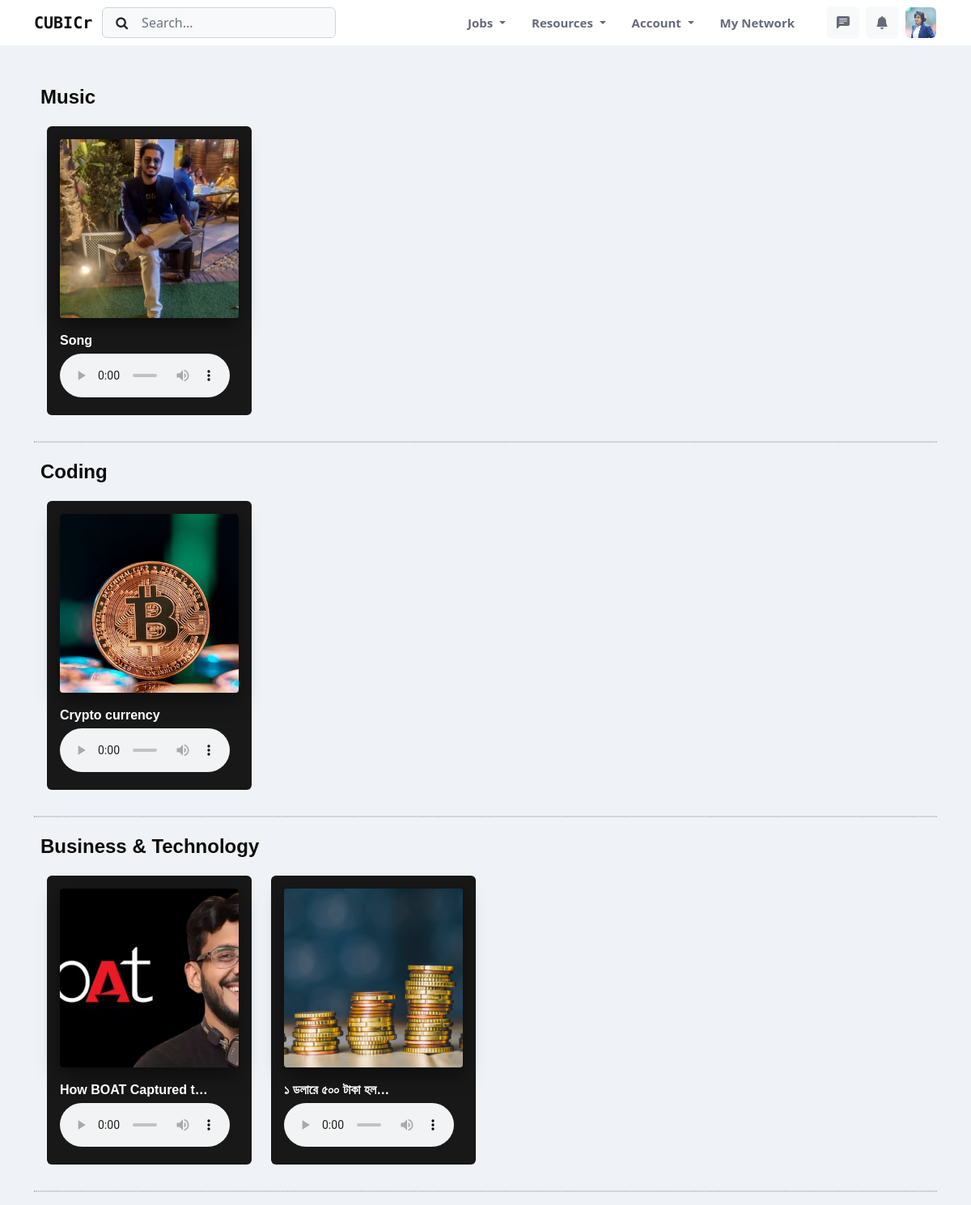
Page /content/pod-showcase/ (signed in) on the committed database.
### App_auth/models.py (models this page shows, shortened)
class CustomUser(AbstractBaseUser, PermissionsMixin):
    email = models.EmailField(unique=True, null=False)
    is_staff = models.BooleanField(gettext_lazy('staff status'), default=False,
                                   help_text=gettext_lazy('Designates whether the user can log in this site'))
    is_active = models.BooleanField(
        gettext_lazy('active'),
        default=True,
        help_text=gettext_lazy('Designates whether this user should be treated as active')
    )
    USERNAME_FIELD = 'email'
    objects = MyUserManager()

class Profile_main(models.Model):
    user = models.OneToOneField(CustomUser, on_delete=models.CASCADE, related_name='user_main_profile')
    career_objective = models.TextField(default="Opportunities don't happen, You create them. ")
    fullName = models.CharField(max_length=100)
    phone_number = models.CharField(validators=[phone_regex], max_length=14)
    ID_card = models.ImageField(upload_to='id_card/')
    profile_picture = models.ImageField(upload_to='user_profile_picture/')
    Date_of_Birth = models.DateField(default='2000-01-01')
    gender = models.CharField(choices=gender, max_length=10)
    house_no = models.CharField(max_length=10)
    area = models.CharField(max_length=100)
    city = models.CharField(max_length=100)
    zipcode = models.PositiveIntegerField(default=1200)

### App_content/models.py (models this page shows)
class PodcastModel(models.Model):
    host = models.ForeignKey(CustomUser, on_delete=models.CASCADE, related_name='podcast_creator')
    title = models.CharField(max_length=800)
    description = models.TextField(blank=True, null=True)
    cover_image = models.ImageField(upload_to='podcast_images', blank=True, null=True)
    audio_file = models.FileField(upload_to='music/', blank=False, null=False)
    categories = models.CharField(max_length=30, blank=True, null=True, choices=podcastCategories)
    created_on = models.DateTimeField(auto_now_add=True)
    update_date = models.DateTimeField(auto_now=True)
    status = models.BooleanField(default=True)
    class Meta:
        ordering = ['-created_on']

### App_content/views.py (the view)
# urls.py: path('pod-showcase/', views.podcast_listview, name='pod-showcase'),
@login_required
def podcast_listview(request):
    pod_list = PodcastModel.objects.filter(status=True)
    categorical_podcast = {'Stories': [], 'Education': [], 'Music': [], 'Coding': [], 'Science': [], 'Motivation': [],
                           'Life & Goal': [], 'Business & Technology': [], 'Art & Culture': [], 'Health & Sports': []}
    for i in pod_list:
        categorical_podcast[i.categories].append(i)
    for i in categorical_podcast:
        for j in categorical_podcast[i]:
            print(j)
    content = {
        'categorical_podcast': zip(categorical_podcast.keys(), categorical_podcast.values()),
    }
    return render(request, 'App_content/podcast_listview.html', context=content)

### templates/App_content/podcast_listview.html (shortened to what this page needs)
{% extends 'Navbar.html' %}
{% block main %}
    <div class="container podcast-container">
        {% for category, podcast in categorical_podcast %}
            {% if podcast %}
                <h2 class="podcast-category-header p-2">{{ category }}</h2>
                <div class="row p-3">
                    {% for pod in podcast %}
                        <div class="col-md-3">
                            <div class="LunqxlFIupJw_Dkx6mNx">
                                <div draggable="true" class="XiVwj5uoqqSFpS4cYOC6">
                                    <div class="xBV4XgMq0gC5lQICFWY_">
                                        <div class="g4PZpjkqEh5g7xDpCr2K">
                                            <div class="">
                                                <img aria-hidden="false" draggable="false" loading="lazy"
                                                     src="{{ pod.cover_image.url }}"
                                                     data-testid="card-image" alt=""
                                                     class="mMx2LUixlnN_Fu45JpFB SKJSok3LfyedjZjujmFt">
                                            </div>
                                        </div>
                                    </div>
                                    <div class="E1N1ByPFWo4AJLHovIBQ">
                                        <a draggable="false" title="{{ pod.title }}" class="Nqa6Cw3RkDMV8QnYreTr"
                                           dir="auto"
                                           href="/genre/0JQ5DAqbMKFHv2c1dK1Jdi">
                                            <div class="Type__TypeElement-goli3j-0 kgUbfh nk6UgB4GUYNoAcPtAQaG">
                                                {{ pod.title|truncatechars:20 }}
                                            </div>
                                            <div class="audio-play">
                                                <audio controls>
                                                    <source src="{{ pod.audio_file.url }}" type="audio/mpeg">
                                                </audio>
                                            </div>
                                        </a>
                                    </div>
                                </div>
                            </div>
                        </div>
                    {% endfor %}
                </div>
                <hr style="border: 1px dotted #0a0c0e">
            {% endif %}
        {% endfor %}
    </div>
{% endblock %}

### templates/Navbar.html (shortened to what this page needs)
{% load static %}
<!doctype html>
<html lang="en">
<head>
    <link href="https://cdn.jsdelivr.net/npm/bootstrap@5.2.0/dist/css/bootstrap.min.css" rel="stylesheet"
>
    <link rel="stylesheet" href="https://cdn.jsdelivr.net/npm/bootstrap-icons@1.9.1/font/bootstrap-icons.css">
    <link rel="stylesheet" href="https://cdnjs.cloudflare.com/ajax/libs/font-awesome/4.7.0/css/font-awesome.min.css">
    <link rel="stylesheet" href="{% static 'css/Home/style.css' %}">
</head>
<body>
<header class="navbar-light fixed-top header-static bg-mode">
    <nav class="navbar navbar-expand-lg bg-white">
        <div class="container">
            <a class="navbar-brand" href="{% url 'home' %}"
               style="font-family: 'Monoton', cursive; color: #0a0c0e; font-weight: bold">
                CUBICr
            </a>
            <div class="collapse navbar-collapse" id="navbarSupportedContent">
                <form class="d-flex" role="search">
                    <button class="btn search-submit-btn" type="submit">
                        <i class="fa fa-search"></i>
                    </button>
                    <input class="form-control ps-5 bg-light" type="search" placeholder="Search..." aria-label="Search">
                </form>
                <ul class="navbar-nav ms-auto mb-2 mb-lg-0" id="nav-ul-1">
                    <li class="nav-item dropdown">
                        <a class="nav-link dropdown-toggle" href="#" role="button" data-bs-toggle="dropdown"
                           aria-expanded="false">
                            Jobs
                        </a>
                    </li>
                    <li class="nav-item dropdown">
                        <a class="nav-link dropdown-toggle" href="#" role="button" data-bs-toggle="dropdown"
                           aria-expanded="false">
                            Resources
                        </a>
                    </li>
                    <li class="nav-item dropdown">
                        <a class="nav-link dropdown-toggle" href="#" role="button" data-bs-toggle="dropdown"
                           aria-expanded="false">
                            Account
                        </a>
                    </li>
                    <li class="nav-item">
                        <a class="nav-link" href="{% url 'App_content:my-network-view' %}">My Network</a>
                    </li>
                </ul>
                <ul class="nav flex-nowrap align-items-center ms-sm-3 list-unstyled" id="nav-ul-2">
                    <li class="nav-item ms-2">
                        <a class="nav-link icon-md btn btn-light p-0" href="{% url 'App_chat:my-chat-groups' %}">
                            <i class="bi bi-chat-left-text-fill fs-6"> </i>
                        </a>
                    </li>
                    <li class="nav-item dropdown ms-2">
                        <a class="nav-link icon-md btn btn-light p-0" href="#" id="notifDropdown" role="button"
                           data-bs-toggle="dropdown" aria-expanded="false" data-bs-auto-close="outside">
                            <i class="bi bi-bell-fill fs-6"> </i>
                        </a>
                    </li>
                    <li class="nav-item ms-2">
                        <a class="btn icon-md p-0" href="{% url 'App_auth:profile-view' %}" id="profileDropdown">
                            <img class="avatar-img rounded-2"
                                 src="{{ request.user.user_main_profile.profile_picture.url }}" alt="">
                        </a>
                    </li>
                </ul>
            </div>
        </div>
    </nav>
</header>
{% block main %}
{% endblock %}
</body>
</html>

### static/css/Home/style.css (style rules this page uses)
* { margin: 0; padding: 0; }
body { background-color: #eff2f6; }
.search-submit-btn { margin-right: -45px; z-index: 999; }
.navbar { padding: 0; }
a.nav-link { color: #676a79 !important; padding: 0 1rem !important; font-size: 0.9375rem !important; font-weight: 600 !important; text-transform: capitalize !important; line-height: 56px !important; }
.icon-md { height: 2.5rem; width: 2.5rem; padding: 0 !important; font-size: 0.9em !important; display: -ms-inline-flexbox !important; display: inline-flex !important; -webkit-box-align: center !important; -ms-flex-align: center !important; align-items: center !important; -webkit-box-pack: center !important; -ms-flex-pack: center !important; justify-content: center !important; }
.avatar-img { width: 100% !important; height: 100% !important; object-fit: cover !important; }
.dropdown-toggle { color: #676a79 !important; padding: 0 1rem !important; font-size: 0.9375rem !important; font-weight: 600 !important; text-transform: capitalize !important; line-height: 56px !important; }

### templates/App_content/podcast_listview.html (style rules this page uses)
.podcast-container { margin-top: 100px; }
.podcast-category-header { line-height: 1em; box-sizing: border-box; -webkit-tap-highlight-color: transparent; margin-block: 0px; font-size: 1.5rem; font-weight: 700; font-family: var(--font-family, CircularSpTitle, CircularSpTitle-Tall, CircularSp-Arab, CircularSp-Hebr, CircularSp-Cyrl, CircularSp-Grek, CircularSp-Deva, var(--fallback-fonts, sans-serif)); color: #0b0b0c; }
.LunqxlFIupJw_Dkx6mNx { --card-container-border-radius: clamp(4px, (var(--column-width, 0px) - 32px) * 0.025, 8px); -webkit-box-flex: 1; background: #181818; border-radius: calc(var(--card-container-border-radius) + 2px); -ms-flex: 1; flex: 1; isolation: isolate; padding: 16px; position: relative; -webkit-transition: background-color .3s ease; transition: background-color .3s ease; width: 100%; }
.XiVwj5uoqqSFpS4cYOC6 { height: 100%; }
.xBV4XgMq0gC5lQICFWY_ { margin-bottom: 16px; position: relative; }
.E1N1ByPFWo4AJLHovIBQ { min-height: 62px; }
.SKJSok3LfyedjZjujmFt, .g4PZpjkqEh5g7xDpCr2K { --card-image-border-radius: clamp(4px, (var(--column-width, 0px) - 32px) * 0.025, 8px); border-radius: var(--card-image-border-radius); width: 100%; }
.g4PZpjkqEh5g7xDpCr2K { background-color: #333; -webkit-box-shadow: 0 8px 24px rgb(0 0 0 / 50%); box-shadow: 0 8px 24px rgb(0 0 0 / 50%); padding-bottom: 100%; position: relative; }
.SKJSok3LfyedjZjujmFt { display: block; height: 100%; left: 0; position: absolute; top: 0; }
.mMx2LUixlnN_Fu45JpFB { -o-object-fit: cover; object-fit: cover; -o-object-position: center center; object-position: center center; }
.LunqxlFIupJw_Dkx6mNx a, .LunqxlFIupJw_Dkx6mNx button { position: relative; z-index: 1; }
.Nqa6Cw3RkDMV8QnYreTr { display: inline-block; max-width: 100%; vertical-align: middle; text-decoration: none; }
.kgUbfh { box-sizing: border-box; -webkit-tap-highlight-color: transparent; margin-block: 0; font-size: 1rem; font-weight: 700; font-family: CircularSp, CircularSp-Arab, CircularSp-Hebr, CircularSp-Cyrl, CircularSp-Grek, CircularSp-Deva, sans-serif; padding-block-end: 4px; color: #FFFFFF; text-decoration: none; }
.nk6UgB4GUYNoAcPtAQaG { overflow: hidden; text-overflow: ellipsis; white-space: nowrap; }
.audio-play audio { width: 210px !important; }

### rows in the picture
CustomUser: user.user_main_profile.profile_picture (picture)
PodcastModel: categories "Music", cover_image (picture), title "Song"
PodcastModel: categories "Coding", cover_image (picture), title "Crypto currency"
PodcastModel: categories "Business & Technology", cover_image (picture), title "How BOAT Captured t…"
PodcastModel: cover_image (picture), title "১ ডলারে ৫০০ টাকা হল…"
